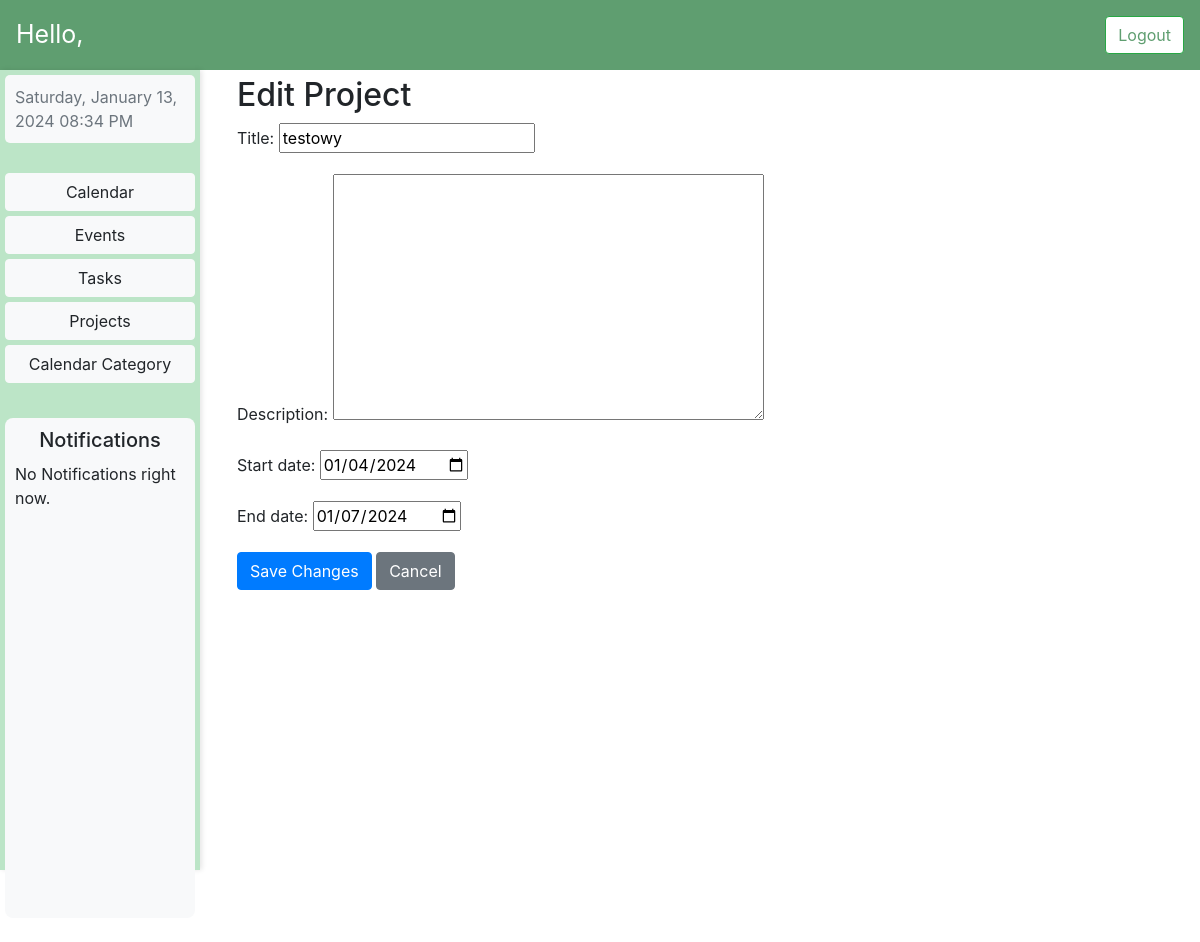
The page /edit_project/2/ on the database as committed earlier.
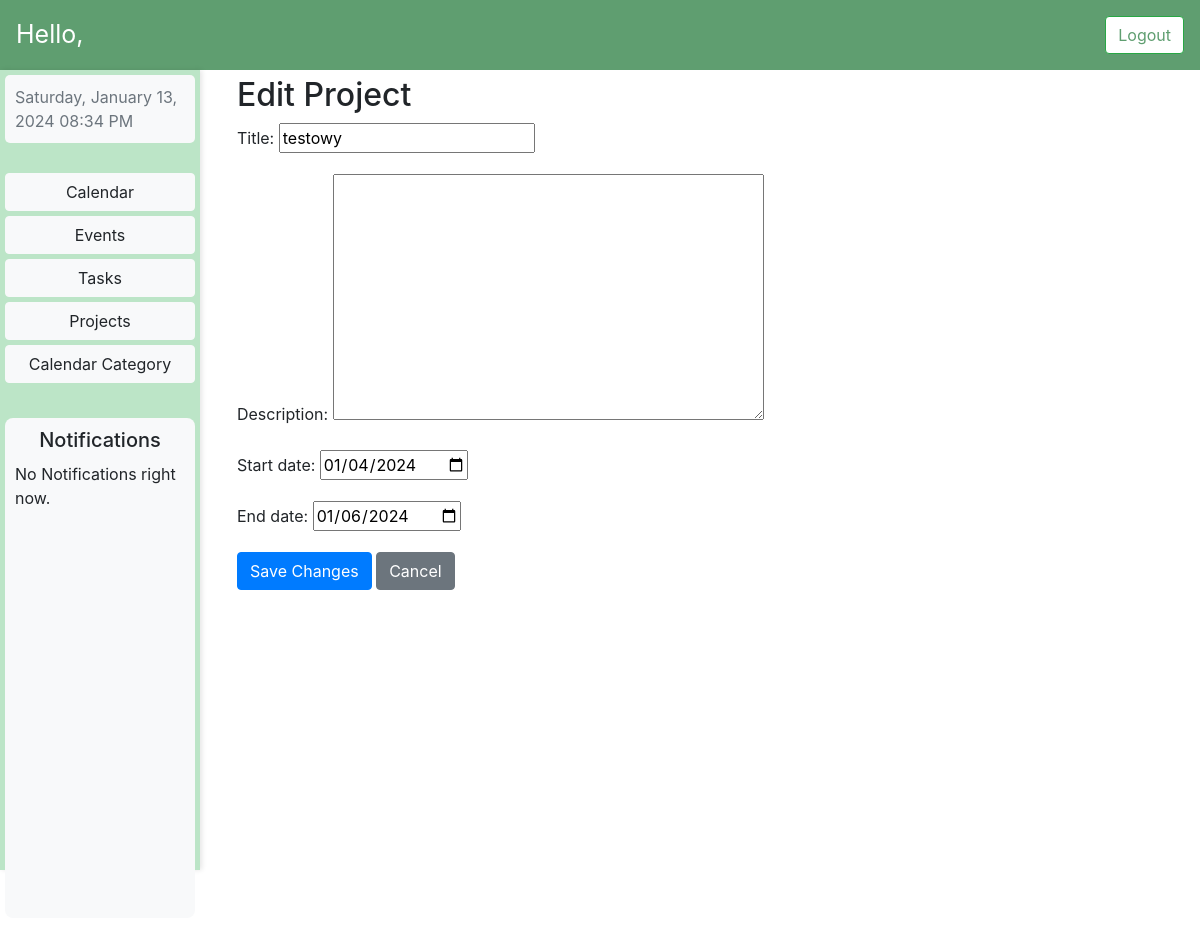
The same page on the database as committed later.
### MyCalendar/models.py (models this page shows)
class Project(models.Model):
    user = models.ForeignKey(User, on_delete=models.CASCADE)
    title = models.CharField(max_length=200)
    description = models.TextField(blank=True)
    start_date = models.DateField()
    end_date = models.DateField()
    completed = models.BooleanField(default=False)

### MyCalendar/views.py (the view)
# urls.py: path('edit_project/<int:project_id>/', edit_project, name='edit_project'),
def edit_project(request, project_id):
    project = get_object_or_404(Project, id=project_id)
    if request.method == 'POST':
        form = ProjectForm(request.POST, instance=project)
        if form.is_valid():
            form.save()
            return redirect('projects')
    else:
        form = ProjectForm(instance=project)
    return render(request, 'edit_project.html', {'form': form})

### MyCalendar/forms.py (shortened to what this page needs)
class ProjectForm(forms.ModelForm):
    start_date = forms.DateField(widget=forms.widgets.DateInput(attrs={'type': 'date'}))
    end_date = forms.DateField(widget=forms.widgets.DateInput(attrs={'type': 'date'}))
    class Meta:
        model = Project
        fields = ['title', 'description', 'start_date', 'end_date']

### MyCalendar/context_processors.py (called while the page is built, shortened)
def global_notifications(request):
    notifications = []
    return {'global_notifications': notifications}

### templates/edit_project.html (shortened to what this page needs)
{% extends 'dashboard.html' %}
{% load static %}
{% block styles %}
    <link rel="stylesheet" type="text/css" href="{% static 'css/dashboard.css' %}">
{% endblock %}
{% block dynamic_content %}
    <div class="col-md-9">
        <div class="calendar-section">
            <h2>Edit Project</h2>
            <form method="post" enctype="multipart/form-data">
                {{ form.as_p }}
                <button type="submit" class="btn btn-primary">Save Changes</button>
                <a href="{% url 'projects' %}" class="btn btn-secondary">Cancel</a>
            </form>
        </div>
    </div>
{% endblock %}

Rows that differ between the two databases and show on the page:
changed Project "testowy": end_date "01/07/2024" → "01/06/2024"
